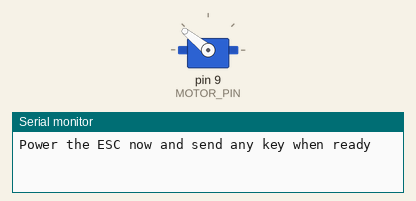
This sketch was run on a simulated Arduino Uno, built with avr-gcc and run on an emulated ATmega328P. Parts: servo, the last lines printed to the serial monitor.

Above: at 0.1 s.
At 5.1 s:
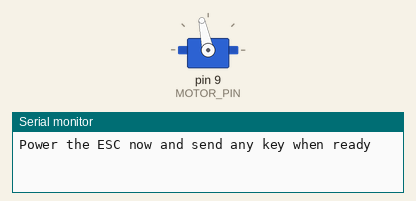
At 8.1 s:
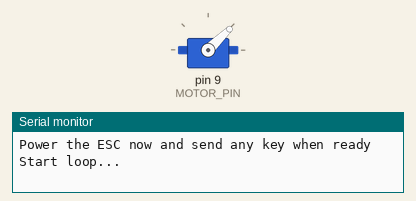
Timing chart, 0 to 9.6 s (numbered marks = the images above):
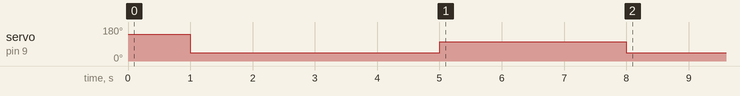

The sketch:

sketch_oct02a.ino
```cpp
#include <Servo.h>

#define MAX_SIGNAL 2000
#define MIN_SIGNAL 1000
#define MOTOR_PIN 9

Servo motor;
int speed1 = 1050;

void setup() {
  Serial.begin(9600);

  Serial.println("Power the ESC now and send any key when ready");

  motor.attach(MOTOR_PIN);
  motor.writeMicroseconds(MAX_SIGNAL);

  // Wait for input
  //while (!Serial.available());
  //Serial.read();
  delay(1000);
  motor.writeMicroseconds(MIN_SIGNAL);
  delay(4000);

  motor.writeMicroseconds(1600); //start changing motor speed
  delay(3000);
  motor.writeMicroseconds(1000);

  Serial.println("Start loop...");
}


void loop() {
  //test();
  /*if(Serial.available() > 0) {
    int incomingByte = Serial.read();
    if(incomingByte == 43)      // sends the character '+'
      speed1+=50;
    else if(incomingByte == 45) // sends the character '-'
      speed1-=50;
    else if(incomingByte == 48) // sends the character '0'
      speed1 = MIN_SIGNAL;


    Serial.print("Set speed to: ");
    Serial.println(speed1);

    motor.writeMicroseconds(speed1);
  }*/
}
void test()
{
    for (int i = 1200; i <= 1600; i += 50) {
        Serial.print("Pulse length = ");
        Serial.println(i);


        motor.writeMicroseconds(i);
        //motB.writeMicroseconds(i);
        //motC.writeMicroseconds(i);
        //motD.writeMicroseconds(i);

        delay(200);

        }
    //}

    Serial.println("STOP");
    //motA.writeMicroseconds(MIN_PULSE_LENGTH);
    //motB.writeMicroseconds(MIN_PULSE_LENGTH);
    //motC.writeMicroseconds(MIN_PULSE_LENGTH);
    //motD.writeMicroseconds(MIN_PULSE_LENGTH);
}
```
